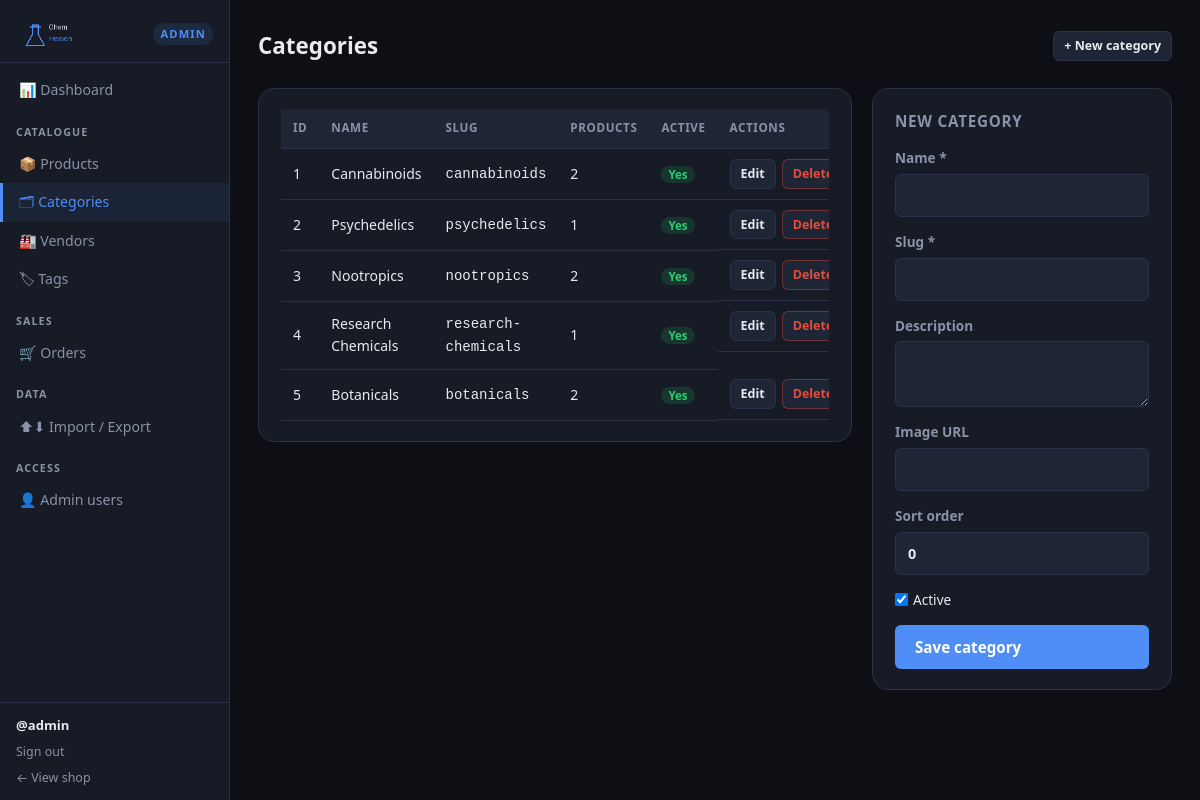
Screenshot of /admin/categories.php (signed in) with the database file from the repository.
### tables this page shows
CREATE TABLE IF NOT EXISTS categories (
    id          INT UNSIGNED AUTO_INCREMENT PRIMARY KEY,
    uuid        CHAR(36)     NOT NULL UNIQUE,
    name        VARCHAR(100) NOT NULL,
    slug        VARCHAR(100) NOT NULL UNIQUE,
    description TEXT,
    image_url   VARCHAR(500),
    sort_order  INT          NOT NULL DEFAULT 0,
    is_active   TINYINT(1)   NOT NULL DEFAULT 1,
    created_at  TIMESTAMP    DEFAULT CURRENT_TIMESTAMP
);

### includes/functions.php (called while the page is built, shortened)
<?php
function h(mixed $value): string
{
    return htmlspecialchars((string) $value, ENT_QUOTES | ENT_SUBSTITUTE, 'UTF-8');
}

### public/admin/categories.php (the view, shortened to what this page needs)
<?php
require_once __DIR__ . '/../../includes/functions.php';
$db    = db();
$cats = $db->query(
    'SELECT c.*, COUNT(p.id) AS product_count
     FROM categories c
     LEFT JOIN products p ON p.category_id = c.id
     GROUP BY c.id ORDER BY c.sort_order ASC, c.name ASC'
)->fetchAll();
$editCat = null;
require __DIR__ . '/../../includes/admin-header.php';
?>
<div class="admin-page-header">
    <h1>Categories</h1>
    <a href="/admin/categories.php" class="btn-secondary btn-sm">+ New category</a>
</div>
<div class="admin-form-grid">
    <div class="admin-form-main">
        <div class="admin-card">
            <div class="table-wrap">
                <table class="admin-table">
                    <thead><tr><th>ID</th><th>Name</th><th>Slug</th><th>Products</th><th>Active</th><th>Actions</th></tr></thead>
                    <tbody>
                    <?php foreach ($cats as $c): ?>
                        <tr>
                            <td><?= $c['id'] ?></td>
                            <td><?= h($c['name']) ?></td>
                            <td><code><?= h($c['slug']) ?></code></td>
                            <td><?= $c['product_count'] ?></td>
                            <td><?= $c['is_active'] ? '<span class="badge-active">Yes</span>' : '<span class="badge-inactive">No</span>' ?></td>
                            <td class="actions-cell">
                                <a href="/admin/categories.php?edit=<?= $c['id'] ?>" class="btn-sm">Edit</a>
                                <form method="post" action="/admin/categories.php" style="display:inline">
                                    <button type="submit" class="btn-sm btn-danger" onclick="return confirm('Delete category?')">Delete</button>
                                </form>
                            </td>
                        </tr>
                    <?php endforeach; ?>
                    </tbody>
                </table>
            </div>
        </div>
    </div>
    <div class="admin-form-sidebar">
        <div class="admin-card">
            <h2><?= $editCat ? 'Edit category' : 'New category' ?></h2>
            <form method="post" action="/admin/categories.php" class="admin-form">
                <label>Name * <input type="text" name="name" value="<?= h($editCat['name'] ?? '') ?>" required maxlength="100"></label>
                <label>Slug * <input type="text" name="slug" value="<?= h($editCat['slug'] ?? '') ?>" required maxlength="100" pattern="[a-z0-9\-]+"></label>
                <label>Description <textarea name="description" rows="2"><?= h($editCat['description'] ?? '') ?></textarea></label>
                <label>Image URL <input type="url" name="image_url" value="<?= h($editCat['image_url'] ?? '') ?>" maxlength="500"></label>
                <label>Sort order <input type="number" name="sort_order" value="<?= (int)($editCat['sort_order'] ?? 0) ?>" min="0"></label>
                <label class="label-inline"><input type="checkbox" name="is_active" value="1"<?= ($editCat['is_active'] ?? 1) ? ' checked' : '' ?>> Active</label>
                <button type="submit" class="btn-primary">Save category</button>
            </form>
        </div>
    </div>
</div>
<?php require __DIR__ . '/../../includes/admin-footer.php'; ?>

### public/assets/style.css (style rules this page uses)
:root { --color-bg: #0d0f14; --color-surface: #161b25; --color-surface-2: #1e2535; --color-border: #2a3148; --color-accent: #4f8ef7; --color-accent-h: #3a72d8; --color-success: #2ecc71; --color-danger: #e74c3c; --color-warning: #f39c12; --color-text: #e8eaf0; --color-text-muted: #8893a8; --color-badge: #f59e0b; --radius-sm: 6px; --radius-md: 10px; --radius-lg: 16px; --font-sans: system-ui, -apple-system, "Segoe UI", Roboto, Helvetica, Arial, sans-serif; --font-mono: ui-monospace, "Cascadia Code", "Fira Mono", monospace; --shadow-card: 0 4px 24px rgba(0,0,0,.45); --transition: 0.18s ease; }
*, *::before, *::after { box-sizing: border-box; margin: 0; padding: 0; }
html { font-size: 16px; scroll-behavior: smooth; }
body { font-family: var(--font-sans); background: var(--color-bg); color: var(--color-text); line-height: 1.6; min-height: 100vh; display: flex; flex-direction: column; }
a { color: var(--color-accent); text-decoration: none; }
button, input, select, textarea { font: inherit; color: inherit; }
.btn-primary { display: inline-flex; align-items: center; gap: 6px; background: var(--color-accent); color: #fff; border: none; border-radius: var(--radius-sm); padding: 10px 20px; font-size: .95rem; font-weight: 600; cursor: pointer; transition: background var(--transition); text-decoration: none; }
.btn-secondary { display: inline-flex; align-items: center; gap: 6px; background: transparent; color: var(--color-text-muted); border: 1px solid var(--color-border); border-radius: var(--radius-sm); padding: 9px 18px; font-size: .9rem; cursor: pointer; transition: border-color var(--transition), color var(--transition); }

### public/assets/admin.css (style rules this page uses)
.admin-body { background: var(--color-bg); }
.admin-page-header { display: flex; align-items: center; justify-content: space-between; margin-bottom: 24px; gap: 16px; flex-wrap: wrap; }
.admin-page-header h1 { font-size: 1.4rem; font-weight: 700; }
.admin-card { background: var(--color-surface); border: 1px solid var(--color-border); border-radius: var(--radius-lg); padding: 20px 22px; margin-bottom: 20px; }
.admin-card h2 { font-size: .95rem; font-weight: 700; color: var(--color-text-muted); text-transform: uppercase; letter-spacing: .05em; margin-bottom: 14px; }
.table-wrap { overflow-x: auto; }
.admin-table { width: 100%; border-collapse: collapse; font-size: .875rem; }
.admin-table th, .admin-table td { padding: 10px 12px; border-bottom: 1px solid var(--color-border); text-align: left; vertical-align: middle; }
.admin-table thead th { font-size: .73rem; text-transform: uppercase; letter-spacing: .05em; color: var(--color-text-muted); background: var(--color-surface-2); white-space: nowrap; }
.actions-cell { white-space: nowrap; display: flex; gap: 6px; align-items: center; }
.btn-sm { display: inline-flex; align-items: center; padding: 4px 10px; border-radius: var(--radius-sm); font-size: .78rem; font-weight: 600; cursor: pointer; background: var(--color-surface-2); border: 1px solid var(--color-border); color: var(--color-text); text-decoration: none; transition: all var(--transition); }
.btn-danger { color: var(--color-danger) !important; border-color: rgba(231,76,60,.4) !important; }
.admin-form { display: flex; flex-direction: column; gap: 14px; }
.admin-form label { display: flex; flex-direction: column; gap: 5px; font-size: .85rem; font-weight: 600; color: var(--color-text-muted); }
.admin-form input[type="text"], .admin-form input[type="url"], .admin-form input[type="email"], .admin-form input[type="number"], .admin-form input[type="password"], .admin-form input[type="search"], .admin-form textarea, .admin-form select { background: var(--color-surface-2); border: 1px solid var(--color-border); border-radius: var(--radius-sm); padding: 9px 12px; color: var(--color-text); outline: none; transition: border-color var(--transition); font-size: .9rem; width: 100%; }
.label-inline { flex-direction: row !important; align-items: center; gap: 8px; font-weight: 500 !important; color: var(--color-text) !important; }
.admin-form-grid { display: grid; grid-template-columns: 1fr 300px; gap: 20px; align-items: start; }
.admin-form-main { min-width: 0; }
.admin-form-sidebar { min-width: 0; }
.badge-active { background: rgba(46,204,113,.15); color: var(--color-success); padding: 1px 7px; border-radius: 999px; font-size: .72rem; font-weight: 700; }

### rows the page displays
categories: id "1", name "Cannabinoids", slug "cannabinoids", product_count "2", is_active "Yes"
categories: id "2", name "Psychedelics", slug "psychedelics", product_count "1", is_active "Yes"
categories: id "3", name "Nootropics", slug "nootropics", product_count "2", is_active "Yes"
categories: id "4", name "Research Chemicals", slug "research-chemicals", product_count "1", is_active "Yes"
categories: id "5", name "Botanicals", slug "botanicals", product_count "2", is_active "Yes"

### other values shown
$adminUser['username'] "admin"
